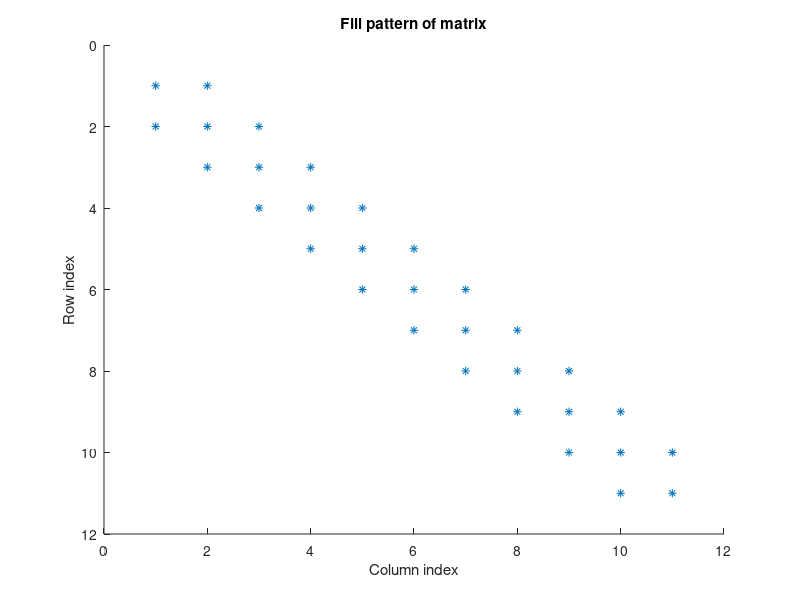
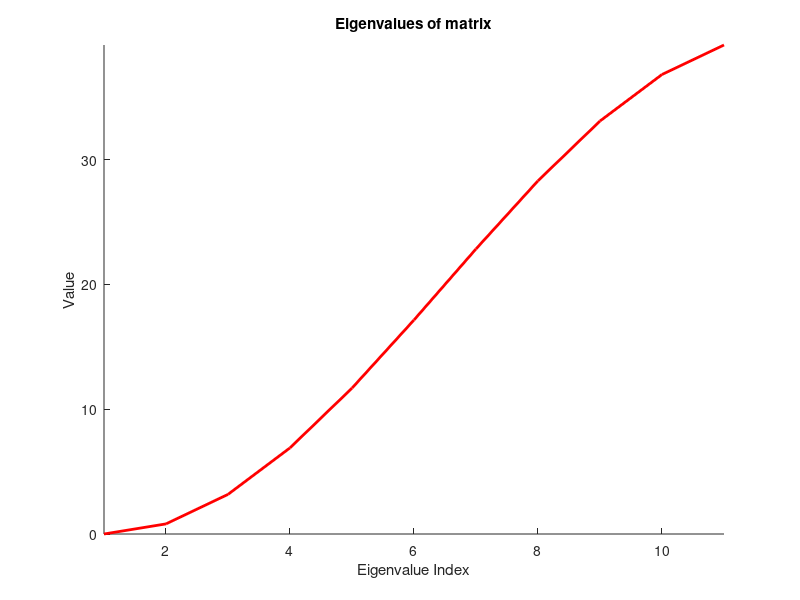
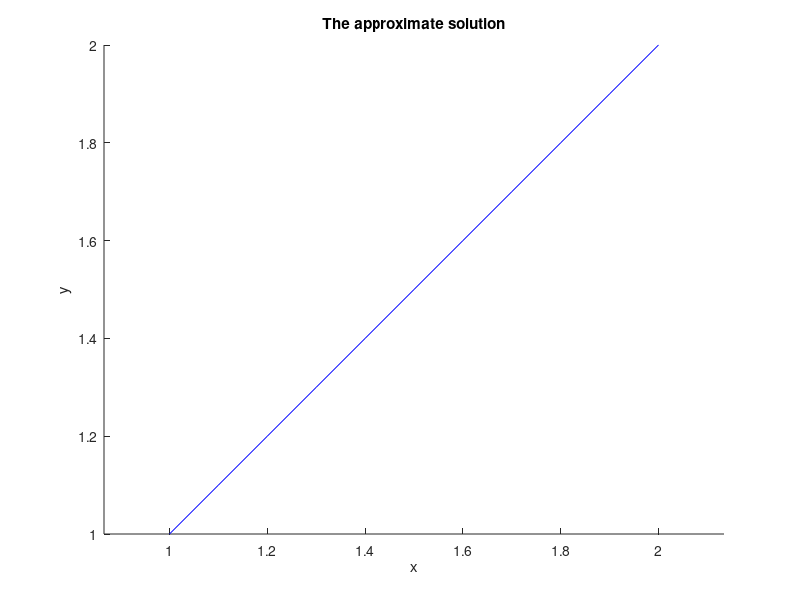

Reproduce these figures in MATLAB, in order.
clear all;
close all;

dx = 0.1;
x  = 1:dx:2;
N  = length(x);
N
Ke = zeros(2,(N-1)*2);  
K  = zeros(N,N);
f  = zeros(N,1);

for e=1:(N-1)  
  i = e;
  j = i+1;
 
  Ke( 1:2, (2*(e-1)+1) :(2*e)) =  1/dx * [1, -1; -1, 1];
end

for e=1:(N-1)  
  i = e;
  j = i+1;
  offset = 2*(e-1);
  
  K(i, i) = K(i, i) + Ke(1, 1 + offset);
  K(i, j) = K(i, j) + Ke(1, 2 + offset);
  K(j, i) = K(j, i) + Ke(2, 1 + offset);
  K(j, j) = K(j, j) + Ke(2, 2 + offset);
  
end

figure(1);
clf;  
hold on;  
spy(K);
title('Fill pattern of matrix');
ylabel('Row index');
xlabel('Column index');
hold off;

figure(2);
clf;  
hold on;  
plot(sort( eig(K) ), 'r-', 'LineWidth', 2);
title('Eigenvalues of matrix');
xlabel('Eigenvalue Index')
ylabel('Value');
hold off;
axis tight;

% Apply boundary conditions
a = 1;
b = 2;
indices = [1; N];
values  = [a; b];
F       = setdiff( 1:N, indices);

for i = 1: length(indices)
  index = indices(i);
  value = values(i);  
  
  f(index) = value;
  for j = indices(1) + 1:indices(2) - 1
      f(j) = f(j) - K(j, index) * value;
  end
  
  K(index, :) = 0;
  K(:, index) = 0;
  K(index, index) = 1;

end

y = zeros(size(f));
y(indices) = values;
y(F)       = K(F,F) \ f(F);

figure(3);
clf;
hold on;
plot(x,y,'b');
title('The approximate solution');
xlabel('x');
ylabel('y');
axis equal;
hold off;
